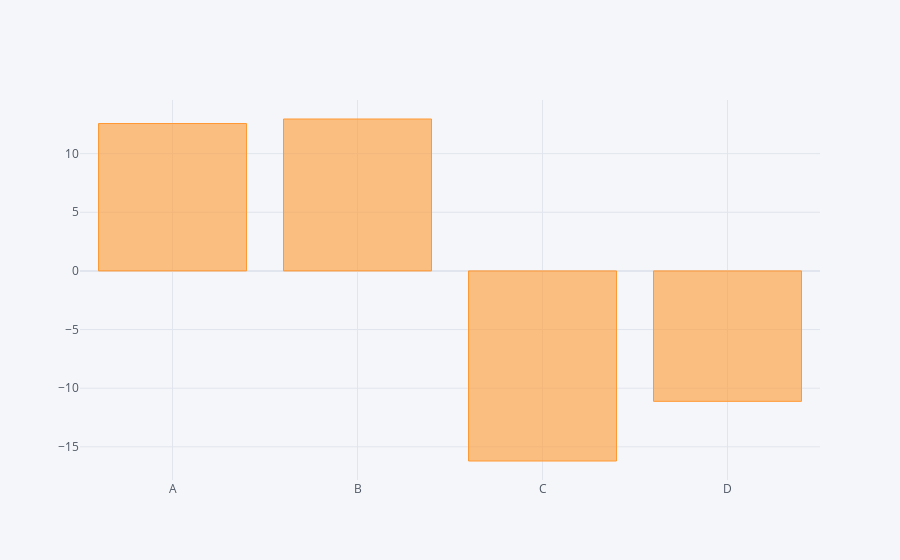

Notebook cell for this chart:
### Code cell
df.sum().iplot(kind='bar')

### Figure 1 — Plotly figure (JSON) as saved in the notebook; plotly's stock layout.template omitted (floating-point values rounded to 4 significant figures)
{"data": [{"marker": {"color": "rgba(255, 153, 51, 0.6)", "line": {"color": "rgba(255, 153, 51, 1.0)", "width": 1}}, "name": "None", "orientation": "v", "text": "", "type": "bar", "x": ["A", "B", "C", "D"], "y": [12.57, 12.95, -16.21, -11.12]}], "layout": {"autosize": true, "legend": {"bgcolor": "#F5F6F9", "font": {"color": "#4D5663"}}, "paper_bgcolor": "#F5F6F9", "plot_bgcolor": "#F5F6F9", "title": {"font": {"color": "#4D5663"}}, "xaxis": {"autorange": true, "gridcolor": "#E1E5ED", "range": [-0.5, 3.5], "showgrid": true, "tickfont": {"color": "#4D5663"}, "title": {"font": {"color": "#4D5663"}, "text": ""}, "type": "category", "zerolinecolor": "#E1E5ED"}, "yaxis": {"autorange": true, "gridcolor": "#E1E5ED", "range": [-17.83, 14.57], "showgrid": true, "tickfont": {"color": "#4D5663"}, "title": {"font": {"color": "#4D5663"}, "text": ""}, "type": "linear", "zerolinecolor": "#E1E5ED"}}}
